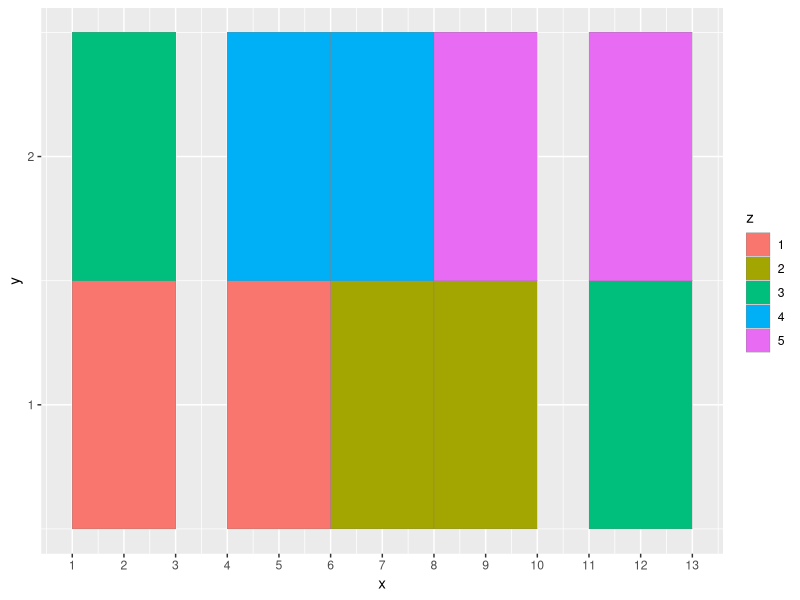
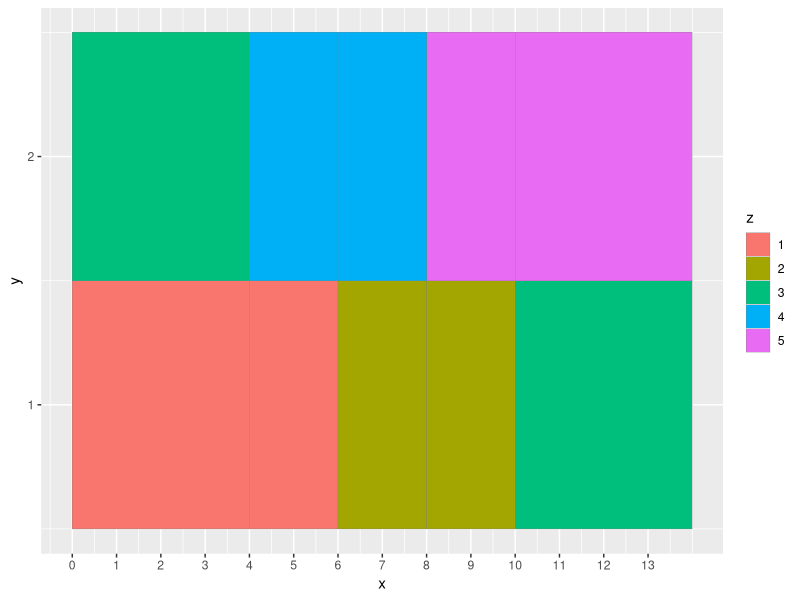
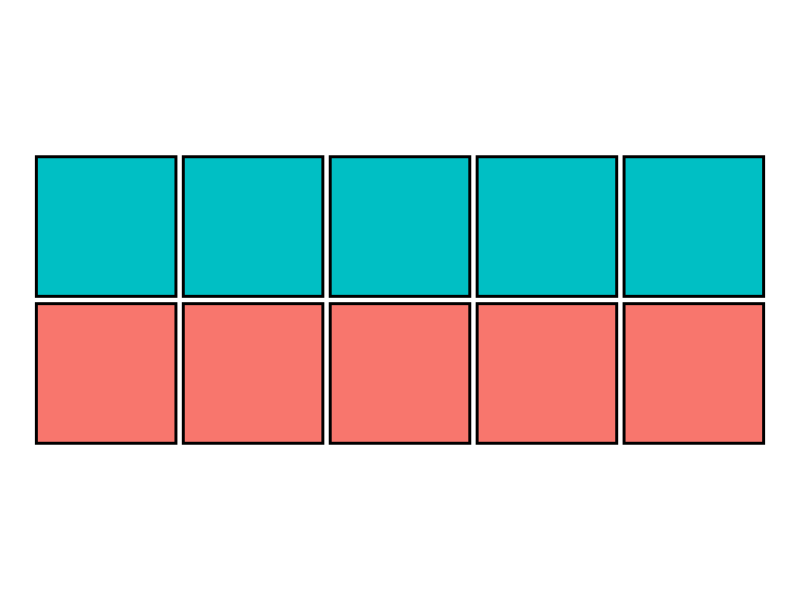
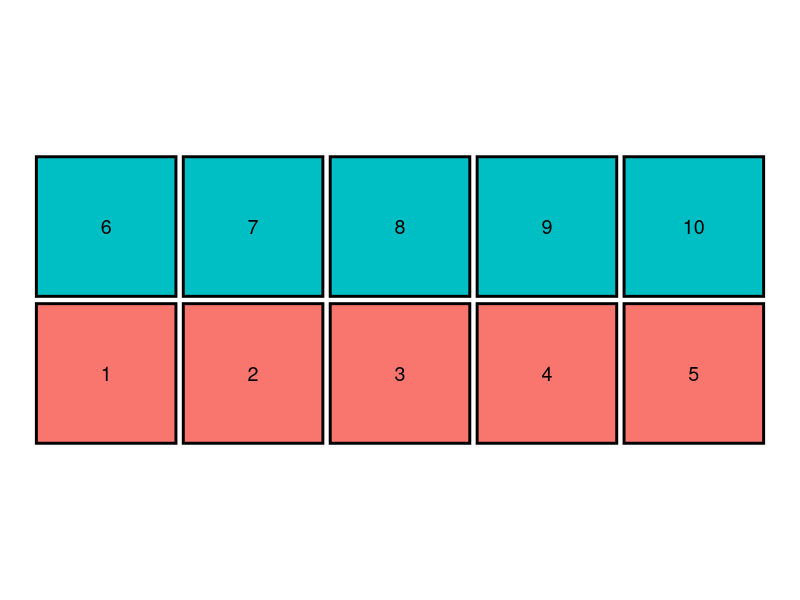
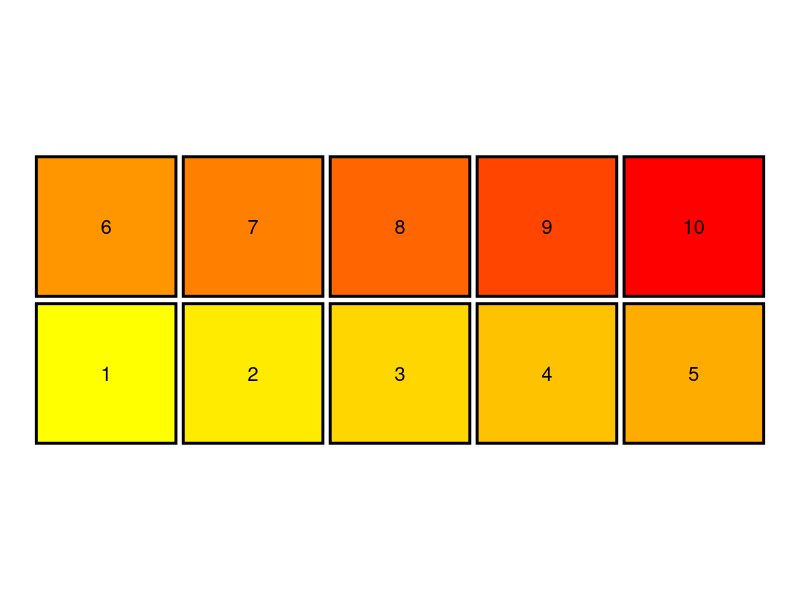
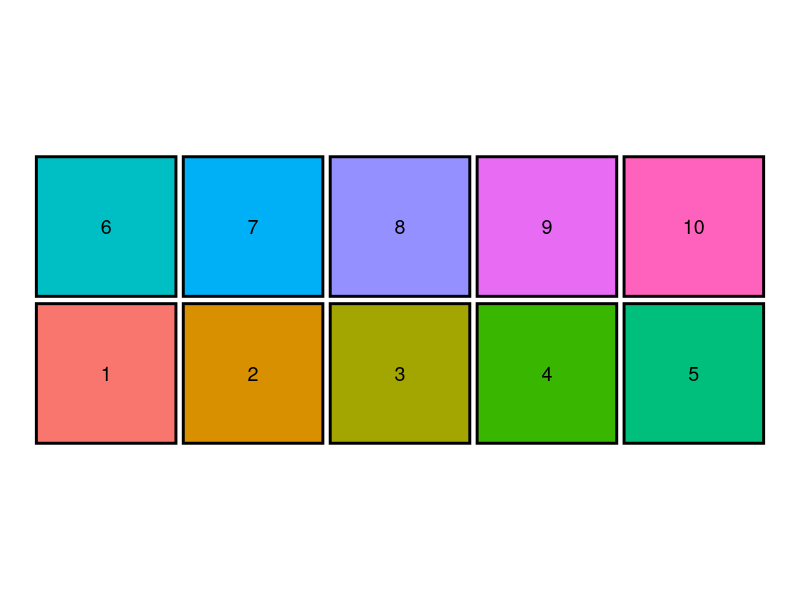

Recreate these plots in R, in order.
## ---- chunk 1
knitr::opts_chunk$set(cache = FALSE)
knitr::opts_chunk$set(echo = TRUE)
knitr::opts_chunk$set(fig.path = "img/")
library(ggplot2)
## ---- chunk 2
df <- data.frame(
  x = rep(c(2, 5, 7, 9, 12), 2),
  y = rep(c(1, 2), each = 5),
  z = factor(rep(1:5, each = 2)),
  w = rep(diff(c(0, 4, 6, 8, 10, 14)), 2)
)

df
## ---- chunk 3
my_interval <- 1
ggplot(df, aes(x, y)) +
  geom_tile(aes(fill = z), colour = "grey50") +
  scale_x_continuous(breaks = round(seq(0, max(df$x)+1, by = my_interval))) +
  scale_y_continuous(breaks = round(seq(0, max(df$y), by = my_interval)))
## ---- chunk 4
my_interval <- 1
ggplot(df, aes(x, y, width = w)) +
  geom_tile(aes(fill = z), colour = "grey50") +
  scale_x_continuous(breaks = round(seq(0, max(df$x)+1, by = my_interval))) +
  scale_y_continuous(breaks = round(seq(0, max(df$y), by = my_interval)))
## ---- chunk 5
df2 <- data.frame(
  x = rep(seq(from = 1, to = 9, by = 2), 2),
  y = rep(c(1, 3), each = 5),
  z = factor(rep(1:2, each = 5)),
  ranking = 1:10
)

my_interval <- 1
ggplot(df2, aes(x, y)) +
  geom_tile(aes(fill = z, width = 1.9, height = 1.9), colour = "black", linewidth = 1) +
  coord_fixed() +
  theme_void() +
  theme(legend.position = "none")
## ---- chunk 6
my_interval <- 1
ggplot(df2, aes(x, y)) +
  geom_tile(aes(fill = z, width = 1.9, height = 1.9), colour = "black", linewidth = 1) +
  geom_text(aes(x, y, label = ranking), size = 5) +
  coord_fixed() +
  theme_void() +
  theme(legend.position = "none")
## ---- chunk 7
my_interval <- 1
ggplot(df2, aes(x, y)) +
  geom_tile(aes(fill = ranking, width = 1.9, height = 1.9), colour = "black", linewidth = 1) +
  geom_text(aes(x, y, label = ranking), size = 5) +
  coord_fixed() +
  theme_void() +
  theme(legend.position = "none") +
  scale_fill_gradient(low = "yellow", high = "red")
## ---- chunk 8
n <- length(unique(df2$ranking))

my_interval <- 1
ggplot(df2, aes(x, y)) +
  geom_tile(aes(fill = factor(ranking), width = 1.9, height = 1.9), colour = "black", linewidth = 1) +
  geom_text(aes(x, y, label = ranking), size = 5) +
  coord_fixed() +
  theme_void() +
  theme(legend.position = "none") +
  scale_fill_discrete(RColorBrewer::brewer.pal(n, "Set3"))
## ---- chunk 9
Sys.time()
## ---- chunk 10
sessionInfo()
